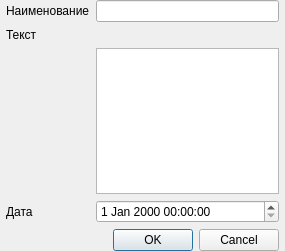
<?xml version="1.0" encoding="UTF-8"?>
<ui version="4.0">
 <class>Dialog</class>
 <widget class="QDialog" name="Dialog">
  <property name="geometry">
   <rect>
    <x>0</x>
    <y>0</y>
    <width>285</width>
    <height>251</height>
   </rect>
  </property>
  <property name="windowTitle">
   <string>Новая заметка</string>
  </property>
  <layout class="QVBoxLayout" name="verticalLayout">
   <property name="leftMargin">
    <number>6</number>
   </property>
   <property name="topMargin">
    <number>0</number>
   </property>
   <property name="rightMargin">
    <number>6</number>
   </property>
   <property name="bottomMargin">
    <number>0</number>
   </property>
   <item>
    <layout class="QFormLayout" name="formLayout">
     <item row="0" column="0">
      <widget class="QLabel" name="label">
       <property name="text">
        <string>Наименование</string>
       </property>
      </widget>
     </item>
     <item row="0" column="1">
      <widget class="QLineEdit" name="titleEdit"/>
     </item>
     <item row="1" column="0">
      <widget class="QLabel" name="label_2">
       <property name="text">
        <string>Текст</string>
       </property>
      </widget>
     </item>
     <item row="3" column="0">
      <widget class="QLabel" name="label_3">
       <property name="text">
        <string>Дата</string>
       </property>
      </widget>
     </item>
     <item row="3" column="1">
      <widget class="QDateTimeEdit" name="plannedDateTimeEdit"/>
     </item>
     <item row="2" column="1">
      <widget class="QPlainTextEdit" name="contentEdit"/>
     </item>
    </layout>
   </item>
   <item>
    <widget class="QDialogButtonBox" name="buttonBox">
     <property name="orientation">
      <enum>Qt::Horizontal</enum>
     </property>
     <property name="standardButtons">
      <set>QDialogButtonBox::Cancel|QDialogButtonBox::Ok</set>
     </property>
    </widget>
   </item>
  </layout>
 </widget>
 <resources/>
 <connections>
  <connection>
   <sender>buttonBox</sender>
   <signal>accepted()</signal>
   <receiver>Dialog</receiver>
   <slot>accept()</slot>
   <hints>
    <hint type="sourcelabel">
     <x>254</x>
     <y>250</y>
    </hint>
    <hint type="destinationlabel">
     <x>157</x>
     <y>274</y>
    </hint>
   </hints>
  </connection>
  <connection>
   <sender>buttonBox</sender>
   <signal>rejected()</signal>
   <receiver>Dialog</receiver>
   <slot>reject()</slot>
   <hints>
    <hint type="sourcelabel">
     <x>278</x>
     <y>250</y>
    </hint>
    <hint type="destinationlabel">
     <x>286</x>
     <y>274</y>
    </hint>
   </hints>
  </connection>
 </connections>
</ui>
